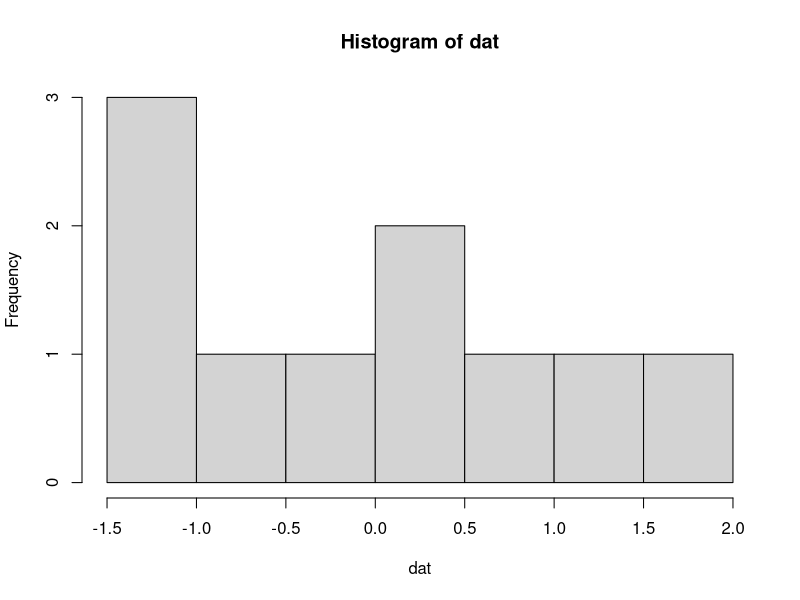
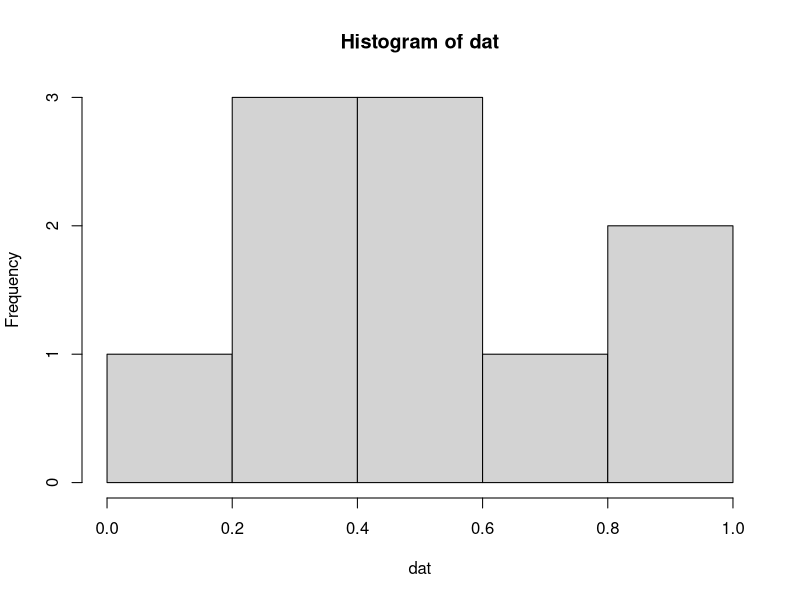

These figures' R source, in order: (Note: this script raises an error after producing the figures.)
distribHist <- function(n, distrib) {
  arg <- match.arg(distrib, c("normal", "unif"))
  dat <- switch(arg, "normal" = rnorm(n), "unif" = runif(n))
  hist(dat)
}

distribHist(10, "n")
distribHist(10, "un")
distribHist(1000, "uniform")
